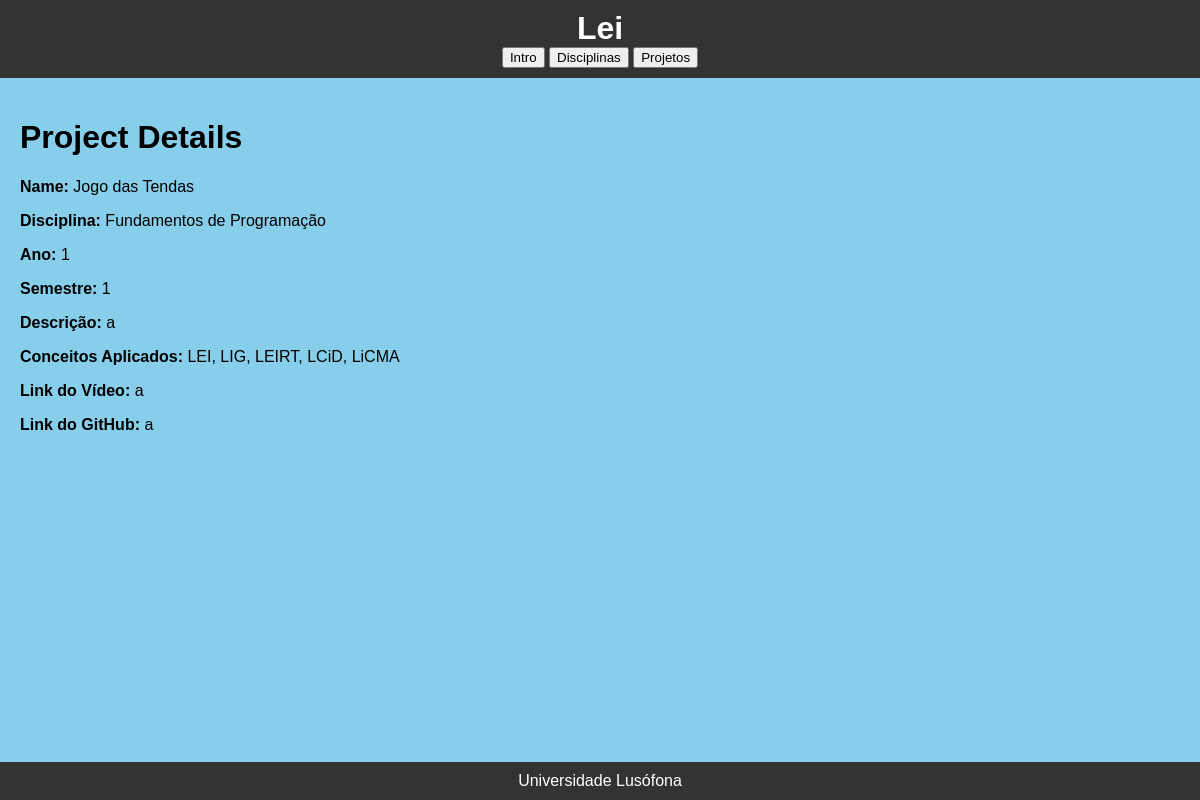
The page /curso/project/1/ on the database its author committed.
### curso/models.py (models this page shows, shortened)
class projeto(models.Model):
    projeto = models.CharField(max_length=50)
    disciplina = models.CharField(max_length=50)
    ano = models.IntegerField()
    semestre = models.IntegerField()
    descricao = models.CharField(max_length=50)
    conceitos_aplicados = models.CharField(max_length=50)
    link_video = models.CharField(max_length=50)
    link_gitHub = models.CharField(max_length=50)

### curso/views.py (the view)
# urls.py: path('project/<int:project_id>/', views.project_details, name='project_details'),
def project_details(request, project_id):
    project = get_object_or_404(projeto, pk=project_id)
    return render(request, 'curso/project_details.html', {'project': project})

### curso/templates/curso/project_details.html
{% extends 'curso/layout.html' %}
{% block content %}
    <h1>Project Details</h1>
    <p><strong>Name:</strong> {{ project.projeto }}</p>
    <p><strong>Disciplina:</strong> {{ project.disciplina }}</p>
    <p><strong>Ano:</strong> {{ project.ano }}</p>
    <p><strong>Semestre:</strong> {{ project.semestre }}</p>
    <p><strong>Descrição:</strong> {{ project.descricao }}</p>
    <p><strong>Conceitos Aplicados:</strong> {{ project.conceitos_aplicados }}</p>
    <p><strong>Link do Vídeo:</strong> {{ project.link_video }}</p>
    <p><strong>Link do GitHub:</strong> {{ project.link_gitHub }}</p>
{% endblock %}

### curso/static/curso/estilo.css (style rules this page uses)
body { background: skyblue; margin: 0; padding: 0; display: flex; flex-direction: column; min-height: 100vh; font-family: Arial, sans-serif; }

### rows shown on the page
projeto: projeto "Jogo das Tendas", disciplina "Fundamentos de Programação", ano "1", semestre "1", descricao "a", conceitos_aplicados "LEI, LIG, LEIRT, LCiD, LiCMA", link_video "a", link_gitHub "a"
